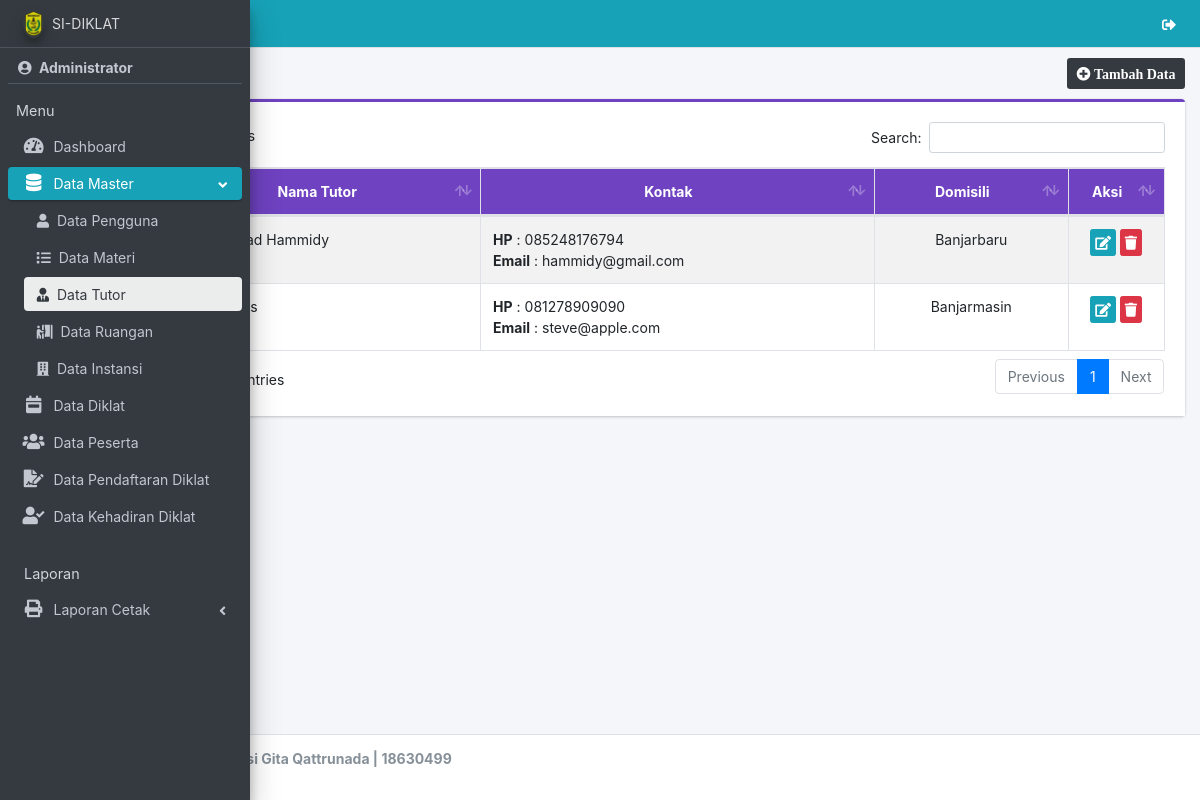
/admin/tutor/index.php (signed in), run on an earlier commit of the app's database.
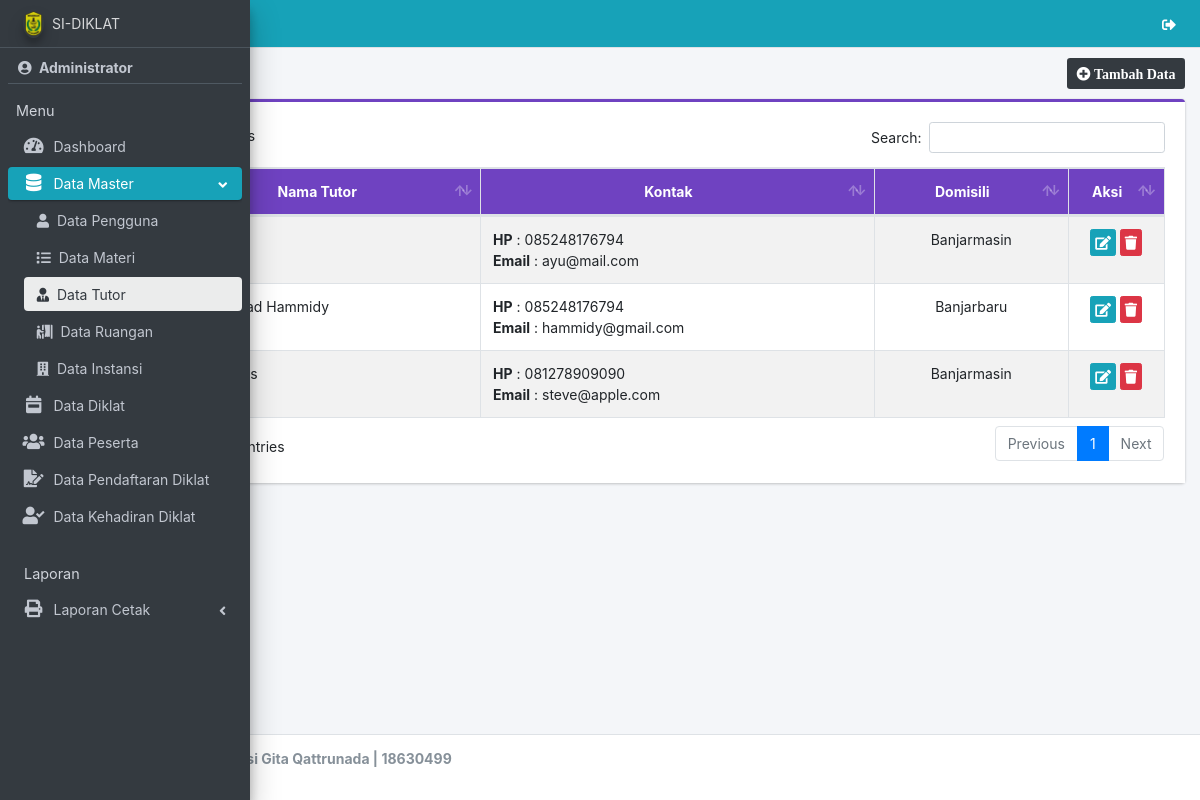
And on a later commit of the database.
### tables this page shows
CREATE TABLE `tutor` (
  `id_tutor` int(11) NOT NULL,
  `nm_tutor` varchar(50) NOT NULL,
  `pendidikan` varchar(30) NOT NULL,
  `jabatan` varchar(50) NOT NULL,
  `hp_tutor` varchar(20) NOT NULL,
  `email_tutor` varchar(50) NOT NULL,
  `domisili` varchar(50) NOT NULL
);

### admin/tutor/index.php (the view, shortened to what this page needs)
<?php
require '../../app/config.php';
include_once '../../template/header.php';
include_once '../../template/sidebar.php';
?>
<div class="content-wrapper">
    <div class="content-header">
        <div class="container-fluid">
            <div class="row">
                <div class="col-sm-6">
                    <h4 class="m-0 text-dark"><i class="fa fa-user-tie ml-1 mr-1"></i> Data Tutor</h4>
                </div>
                <div class="col-sm-6 text-right">
                    <a href="tambah" class="btn btn-sm bg-dark"><i class="fa fa-plus-circle"> Tambah Data</i></a>
                </div>
            </div>
        </div>
    </div>
    <section class="content">
        <div class="container-fluid">
            <div class="row">
                <div class="col-md-12">
                    <div class="card card-purple card-outline">
                        <div class="card-body" style="background-color: white;">
                            <div class="table-responsive">
                                <table id="example1" class="table table-bordered table-striped dataTable">
                                    <thead class="bg-purple">
                                        <tr align="center">
                                            <th>No</th>
                                            <th>Nama Tutor</th>
                                            <th>Kontak</th>
                                            <th>Domisili</th>
                                            <th>Aksi</th>
                                        </tr>
                                    </thead>
                                    <tbody>
                                        <?php
                                        $no = 1;
                                        $data = $con->query("SELECT * FROM tutor ORDER BY id_tutor DESC");
                                        while ($row = $data->fetch_array()) {
                                        ?>
                                            <tr>
                                                <td align="center" width="5%"><?= $no++ ?></td>
                                                <td><?= $row['nm_tutor'] ?></td>
                                                <td>
                                                    <b>HP</b> : <?= $row['hp_tutor'] ?><br>
                                                    <b>Email</b> : <?= $row['email_tutor'] ?>
                                                </td>
                                                <td align="center"><?= $row['domisili'] ?></td>
                                                <td align="center" width="9%">
                                                    <a href="edit?id=<?= $row[0] ?>" class="btn btn-info btn-xs" title="Edit"><i class="fa fa-edit"></i></a>
                                                    <a href="hapus?id=<?= $row[0] ?>" class="btn btn-danger btn-xs alert-hapus" title="Hapus"><i class="fa fa-trash"></i> </a>
                                                </td>
                                            </tr>
                                        <?php } ?>
                                    </tbody>
                                </table>
                            </div>
                        </div>
                    </div>
                </div>
            </div>
        </div>
    </section>
</div>
<?php
include_once '../../template/footer.php';
?>

What changed in the data, as far as the page shows it:
added tutor: hp_tutor "085248176794", email_tutor "ayu@mail.com", domisili "Banjarmasin"
Also different on the page:
text written by a page script: "Search: Showing 1 to 2 of 2 entries Previous 1 Next" → "Search: Showing 1 to 3 of 3 entries Previous 1 Next"
